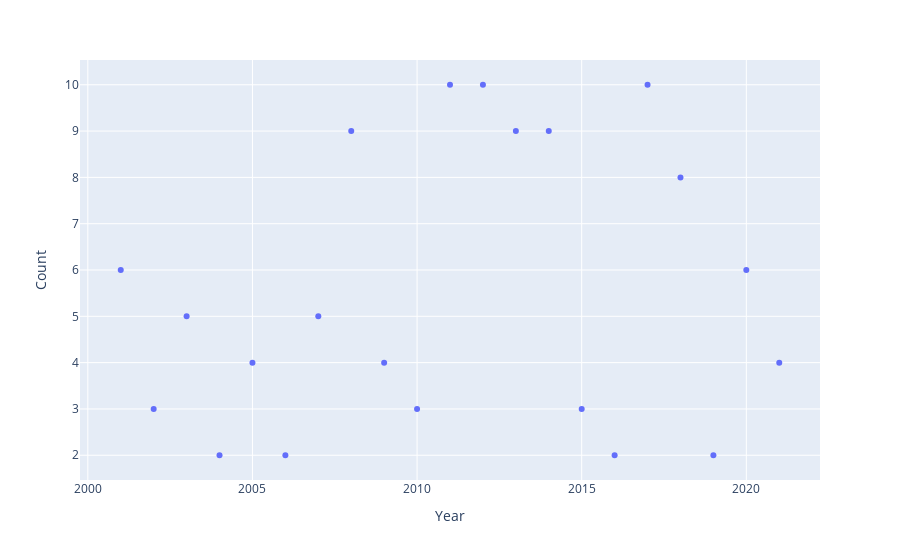

The cell this chart's notebook holds for it:
### Markdown cell above
### Seminars
Here's a count of the invited seminars I've kept track of by count. The list with presentation files can be found 
[here](https://docs.google.com/spreadsheets/d/1mRC6xxZmNj3DnwwvCh_8GpErwhvJNq9gkRB3mQz1JIg/edit?usp=sharing).

### Code cell
seminars = pd.read_csv("https://docs.google.com/spreadsheets/d/1mRC6xxZmNj3DnwwvCh_8GpErwhvJNq9gkRB3mQz1JIg/export?format=csv&gid=0")
seminarYear = seminars['Year'].value_counts().reset_index()
seminarYear = seminarYear.rename(columns = {"index" : "Year", "Year" : "Count"}).sort_values("Year", ascending =False)
fig = px.scatter(seminarYear, x = "Year", y = "Count")
fig.show()

### Figure 1 — Plotly figure (JSON) as saved in the notebook; plotly's stock layout.template omitted (floating-point values rounded to 4 significant figures)
{"data": [{"hovertemplate": "Year=%{x}<br>Count=%{y}<extra></extra>", "legendgroup": "", "marker": {"color": "#636efa", "symbol": "circle"}, "mode": "markers", "name": "", "orientation": "v", "showlegend": false, "type": "scatter", "x": [2021, 2020, 2019, 2018, 2017, 2016, 2015, 2014, 2013, 2012, 2011, 2010, 2009, 2008, 2007, 2006, 2005, 2004, 2003, 2002, 2001], "xaxis": "x", "y": [4, 6, 2, 8, 10, 2, 3, 9, 9, 10, 10, 3, 4, 9, 5, 2, 4, 2, 5, 3, 6], "yaxis": "y"}], "layout": {"autosize": true, "legend": {"tracegroupgap": 0}, "margin": {"t": 60}, "xaxis": {"anchor": "y", "autorange": true, "domain": [0, 1], "range": [2000.0, 2022.0], "title": {"text": "Year"}, "type": "linear"}, "yaxis": {"anchor": "x", "autorange": true, "domain": [0, 1], "range": [1.381, 10.62], "title": {"text": "Count"}, "type": "linear"}}}
